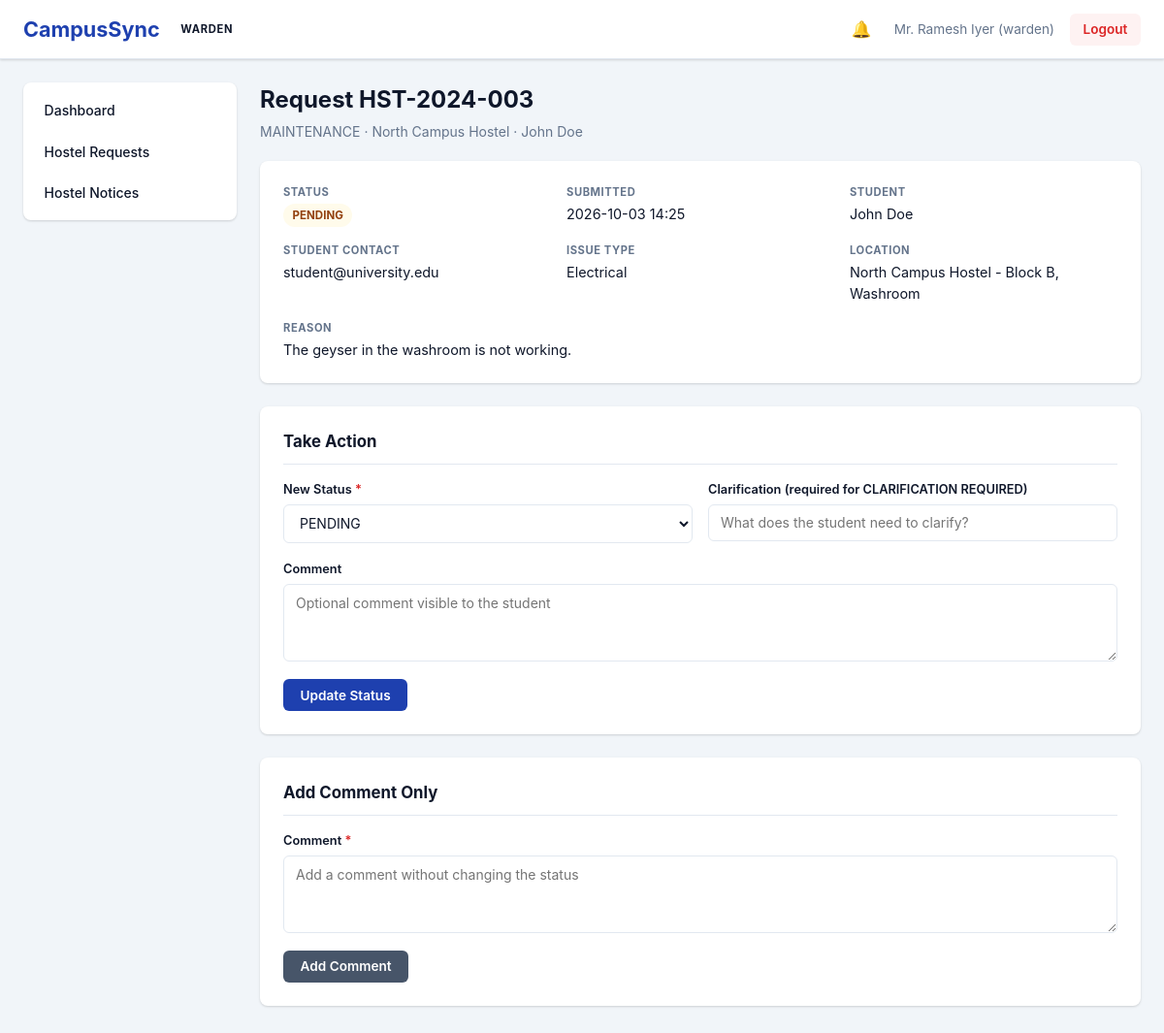
The page /warden/requests/5 (signed in) on the database as committed earlier.
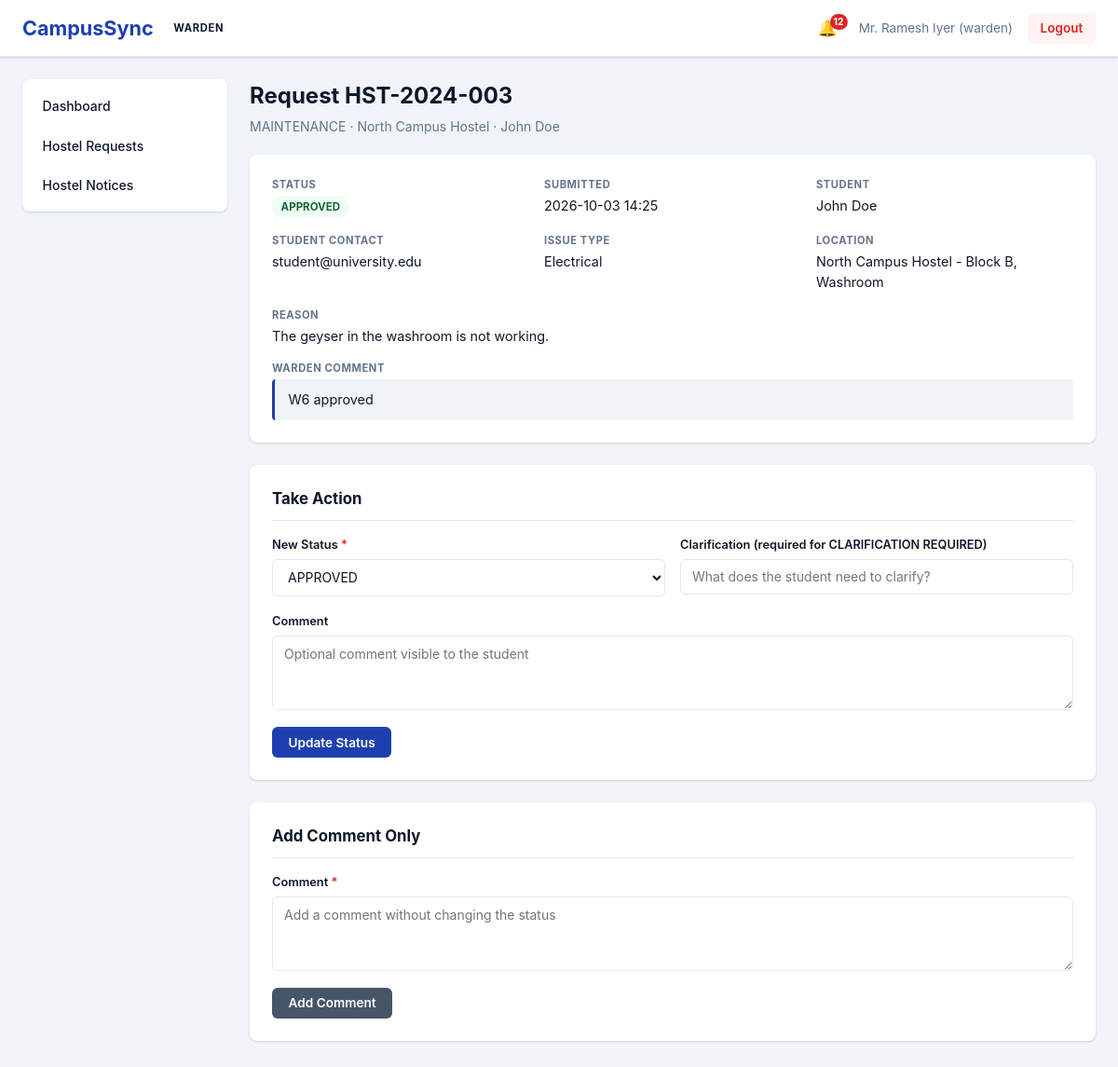
The same page on the database as committed later.
### models.py (models this page shows, shortened)
class HostelRequest(db.Model):
    __tablename__ = 'hostel_requests'
    id = db.Column(db.Integer, primary_key=True)
    request_id = db.Column(db.String(20), unique=True, nullable=False)
    student_id = db.Column(db.Integer, db.ForeignKey('users.id'), nullable=False)
    hostel_name = db.Column(db.String(100), nullable=False)
    room_preference = db.Column(db.String(50), nullable=False)
    reason = db.Column(db.Text, nullable=False)
    status = db.Column(db.String(20), default='Pending')
    created_at = db.Column(db.DateTime, default=datetime.utcnow)
    updated_at = db.Column(db.DateTime, default=datetime.utcnow, onupdate=datetime.utcnow)
    hostel_block_id = db.Column(db.Integer, db.ForeignKey('hostel_blocks.id'), nullable=True)
    request_type = db.Column(db.String(40), default=REQ_ALLOCATION)
    issue_type = db.Column(db.String(60))       # maintenance issue type
    location = db.Column(db.String(120))        # maintenance location
    start_date = db.Column(db.Date)             # outpass
    end_date = db.Column(db.Date)               # outpass
    warden_comment = db.Column(db.Text)
    clarification_note = db.Column(db.Text)
    decided_by_id = db.Column(db.Integer, db.ForeignKey('users.id'), nullable=True)
    decided_at = db.Column(db.DateTime)
    block = db.relationship('HostelBlock', lazy=True)
    decided_by = db.relationship('User', foreign_keys=[decided_by_id], lazy=True)

### routes/warden.py (the view, shortened to what this page needs)
@warden_bp.route('/requests/<int:req_pk>', methods=['GET', 'POST'])
@warden_required
def request_detail(req_pk):
    user = current_user()
    req = get_scoped_request(user, req_pk)
    if req is None:
        return redirect(url_for('warden.requests'))
    return render_template('warden/request_detail.html', request=req,
                           statuses=HOSTEL_REQUEST_STATUSES,
                           unread_notifications=unread_count(user.id))

### routes/warden.py (called while the page is built)
def my_blocks(user):
    if user.role == 'admin':
        return HostelBlock.query.filter_by(is_active=True).order_by(HostelBlock.name).all()
    return HostelBlock.query.filter_by(warden_id=user.id, is_active=True).order_by(
        HostelBlock.name).all()

def block_ids(user):
    return [b.id for b in my_blocks(user)]

def get_scoped_request(user, req_pk):
    req = HostelRequest.query.get_or_404(req_pk)
    if req.hostel_block_id not in block_ids(user):
        log_action(user, 'ACCESS_DENIED', module='hostel',
                   record_ref=req.request_id,
                   description='Warden tried to open a request outside their block')
        flash('You are not authorized to access this page.', 'error')
        return None
    return req

### security.py (called while the page is built)
def current_user():
    user_id = session.get('user_id')
    if not user_id:
        return None
    return db.session.get(User, user_id)

def unread_count(user_id):
    return Notification.query.filter_by(user_id=user_id, is_read=False).count()

### templates/warden/request_detail.html (shortened to what the changed rows need)
{% extends 'base.html' %}
{% block content %}
<div class='page-container'>
    <div class='page-header'>
        <h2>Request {{ request.request_id }}</h2>
        <p>{{ request.request_type }} · {{ request.hostel_name }} · {{ request.student.full_name if request.student else '' }}</p>
    </div>
    <div class='complaint-detail-card'>
        <div class='detail-grid'>
            <div class='detail-item'>
                <span class='detail-value'><span class='status-badge status-{{ request.status|lower|replace(' ', '-') }}'>{{ request.status }}</span></span>
            </div>
            <div class='detail-item'>
                <span class='detail-label'>Submitted</span>
                <span class='detail-value'>{{ request.created_at.strftime('%Y-%m-%d %H:%M') if request.created_at else 'N/A' }}</span>
            </div>
            {% if request.request_type == 'MAINTENANCE' %}
            <div class='detail-item'><span class='detail-label'>Issue Type</span><span class='detail-value'>{{ request.issue_type }}</span></div>
            <div class='detail-item'><span class='detail-label'>Location</span><span class='detail-value'>{{ request.location }}</span></div>
            {% elif request.request_type == 'OUTPASS / LEAVE' %}
            <div class='detail-item'><span class='detail-label'>Start Date</span><span class='detail-value'>{{ request.start_date }}</span></div>
            <div class='detail-item'><span class='detail-label'>End Date</span><span class='detail-value'>{{ request.end_date }}</span></div>
            {% else %}
            <div class='detail-item'><span class='detail-label'>Room Preference</span><span class='detail-value'>{{ request.room_preference }}</span></div>
            {% endif %}
            <div class='detail-item full-width'>
                <span class='detail-label'>Reason</span>
                <p class='detail-value'>{{ request.reason }}</p>
            </div>
            {% if request.warden_comment %}
            <div class='detail-item full-width'>
                <span class='detail-label'>Warden Comment</span>
                <p class='detail-value note-box'>{{ request.warden_comment }}</p>
            </div>
            {% endif %}
        </div>
    </div>
    <div class='form-card'>
        <form method='POST' novalidate>
            <div class='form-row'>
                <div class='form-group'>
                    <label for='status'>New Status <span class='required'>*</span></label>
                    <select id='status' name='status'>
                        {% for s in statuses %}
                        <option value='{{ s }}' {% if request.status == s %}selected{% endif %}>{{ s }}</option>
                        {% endfor %}
                    </select>
                </div>
            </div>
        </form>
    </div>
</div>
{% endblock %}

### templates/base.html (shortened to what this page needs)
<!DOCTYPE html>
<html lang='en'>
<head>
    <link rel='stylesheet' href='{{ url_for('static', filename='css/style.css') }}'>
</head>
<body data-guard-exit="{{ 'true' if request.endpoint in ('student.dashboard', 'warden.dashboard', 'staff.dashboard', 'lostfound.dashboard', 'admin.dashboard') else 'false' }}" data-logout-url="{{ url_for('auth.logout') }}">
    <div class='app-container'>
        {% if session.user_id %}
        <header class='header'>
            <div class='header-left'>
                <h1 class='logo'>CampusSync</h1>
                <span class='role-badge {{ session.role }}'>{{ session.role }}</span>
            </div>
            <div class='header-right'>
                <a href='{{ url_for('student.notifications') if session.role == 'student' else url_for('admin.notifications') if session.role == 'admin' else '#' }}'
                   class='notification-indicator {% if unread_notifications|default(0) > 0 %}has-unread{% endif %}'>
                    <span class='bell'>🔔</span>
                    {% if unread_notifications|default(0) > 0 %}
                        <span class='badge'>{{ unread_notifications }}</span>
                    {% endif %}
                </a>
                <span class='user-info'>{{ session.full_name }} ({{ session.username }})</span>
                <a href='{{ url_for('auth.logout') }}' class='btn btn-logout'>Logout</a>
            </div>
        </header>
        <div class='main-container'>
            <nav class='sidebar'>
                <ul class='nav-menu'>
                    {% if session.role == 'student' %}
                    <li><a href='{{ url_for('student.dashboard') }}' class='nav-link {% if request.endpoint == 'student.dashboard' %}active{% endif %}'>Dashboard</a></li>
                    <li><a href='{{ url_for('student.register_complaint') }}' class='nav-link {% if request.endpoint == 'student.register_complaint' %}active{% endif %}'>Register Complaint</a></li>
                    <li><a href='{{ url_for('student.track_complaint') }}' class='nav-link {% if request.endpoint in ('student.track_complaint', 'student.complaint_detail') %}active{% endif %}'>Track Complaint</a></li>
                    <li><a href='{{ url_for('student.hostel') }}' class='nav-link {% if request.endpoint in ('student.hostel', 'student.hostel_request_detail') %}active{% endif %}'>My Hostel</a></li>
                    <li><a href='{{ url_for('student.hostel_request') }}' class='nav-link {% if request.endpoint == 'student.hostel_request' %}active{% endif %}'>Hostel Requests</a></li>
                    <li><a href='{{ url_for('student.lost_found') }}' class='nav-link {% if request.endpoint == 'student.lost_found' %}active{% endif %}'>Lost &amp; Found</a></li>
                    <li><a href='{{ url_for('student.notifications') }}' class='nav-link {% if request.endpoint == 'student.notifications' %}active{% endif %}'>Notifications</a></li>
                    {% elif session.role == 'warden' %}
                    <li><a href='{{ url_for('warden.dashboard') }}' class='nav-link {% if request.endpoint == 'warden.dashboard' %}active{% endif %}'>Dashboard</a></li>
                    <li><a href='{{ url_for('warden.requests') }}' class='nav-link {% if request.endpoint in ('warden.requests', 'warden.request_detail') %}active{% endif %}'>Hostel Requests</a></li>
                    <li><a href='{{ url_for('warden.notices') }}' class='nav-link {% if request.endpoint == 'warden.notices' %}active{% endif %}'>Hostel Notices</a></li>
                    {% endif %}
                </ul>
            </nav>
            <main class='content'>
                {% block content %}{% endblock %}
            </main>
        </div>
        {% else %}
            {% block login_content %}{% endblock %}
        {% endif %}
    </div>
</body>
</html>

Rows that differ between the two databases and show on the page:
changed HostelRequest "Electrical": status "PENDING" → "APPROVED"; warden_comment (not shown) → "W6 approved"
Other text that changed with them:
{{ unread_notifications }}: (not shown) → "12"
text now shown: "WARDEN COMMENT"
